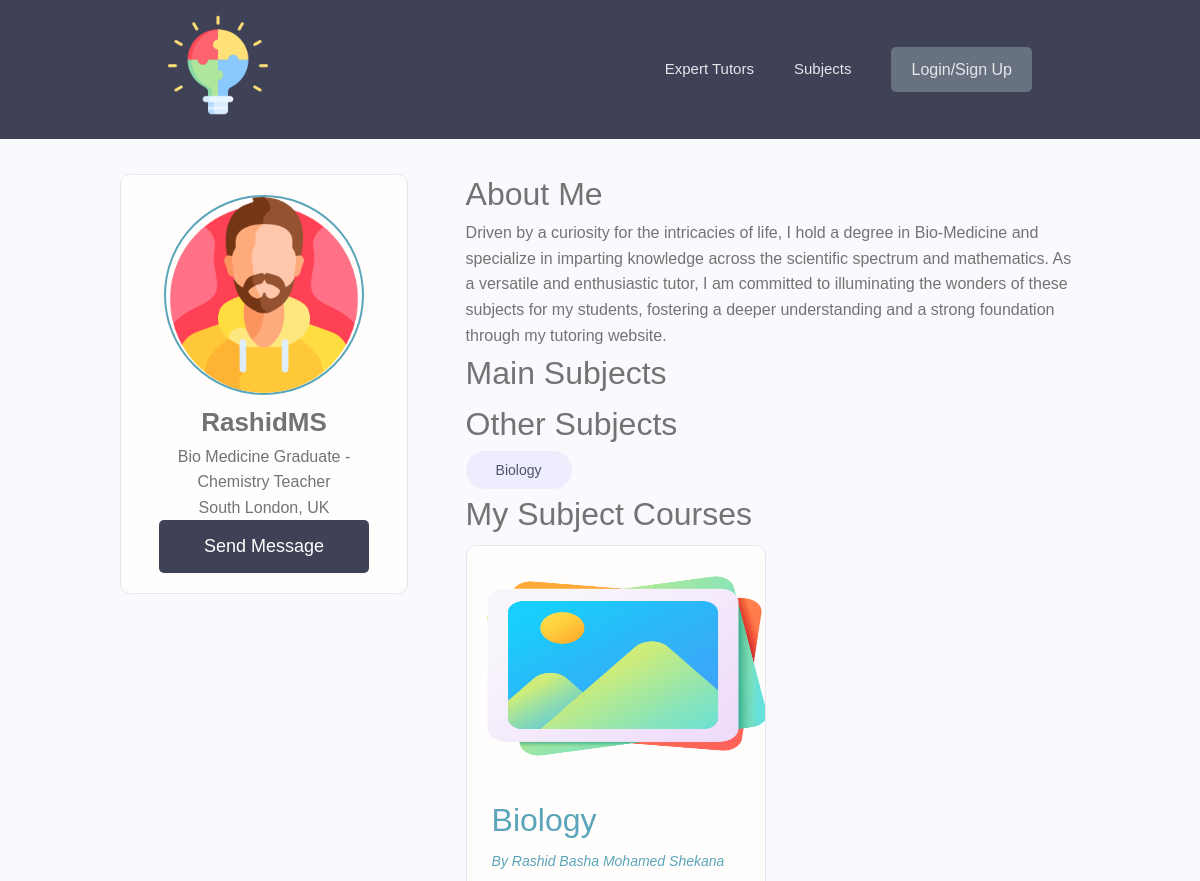
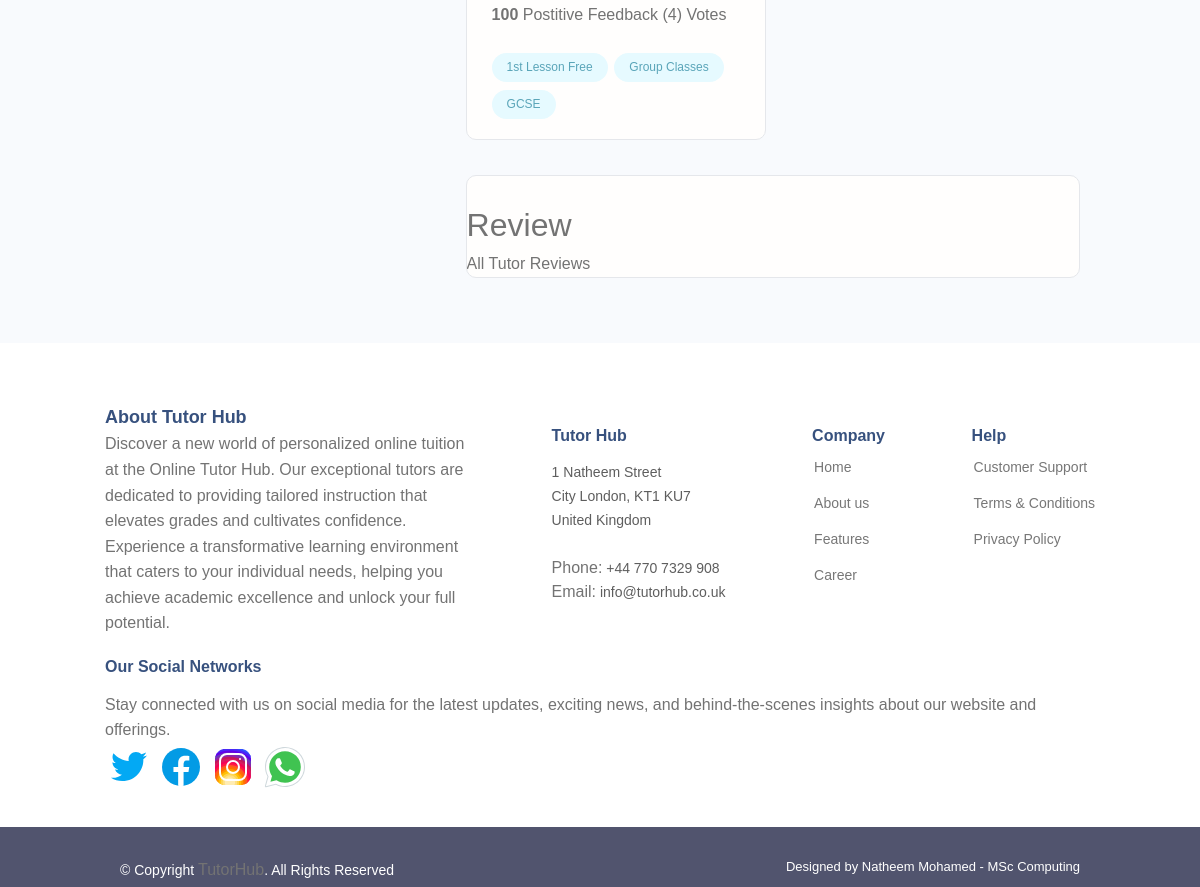
Screenshot of /tutor/1257ecf8-a76a-454a-8213-ba0571031a59/ with the database file from the repository (2 pictures, top to bottom).
### userprofile/models.py (models this page shows, shortened)
class TutorProfile(models.Model):
    user = models.OneToOneField(settings.AUTH_USER_MODEL, on_delete=models.CASCADE,
                                     null=True, blank=True)
    email = models.EmailField(max_length=500, blank=False, null=True)
    username = models.CharField(max_length=100, blank=False, null=True)
    name = models.CharField(max_length=200, blank=False, null=True)
    first_name = models.CharField(max_length=300, blank=False, null=True)
    last_name = models.CharField(max_length=300, blank=True, null=True)
    location = models.CharField(max_length=500, blank=True, null=True)
    short_intro = models.CharField(max_length=200, blank=True, null=True)
    bio = models.TextField(blank=True, null=True)
    teaching_level = models.ManyToManyField('TeachingLevel', blank=False)
    hourly_rate = models.CharField(max_length=20, blank=True, null=True)
    teaching_subjects = models.ManyToManyField('MainSubjSkill',blank=True)
    profile_image = models.ImageField(null=True, blank=True, upload_to='tutor-profile-img/',
                                      default="defaultprofileimg/default.png")
    profile_image_uploaded = models.BooleanField(default=False)
    identification = models.ImageField(upload_to='tutor-id/', default="default-image/identification.png")
    identification_uploaded = models.BooleanField(default=False)
    degree = models.ImageField(null=True, blank=True, upload_to='tutor-degree/', default="default-image/degree.png")
    degree_uploaded = models.BooleanField(default=False)
    created = models.DateTimeField(auto_now_add=True)
    id = models.UUIDField(default=uuid.uuid4,
                          unique=True, primary_key=True, editable=False)

class MainSubjSkill(models.Model):
    owner = models.ForeignKey(TutorProfile, on_delete=models.CASCADE, null=True, blank=True)
    subject_name = models.CharField(max_length=200, unique=True)
    subject_description = models.TextField(null=True, blank=True)
    created = models.DateTimeField(auto_now_add=True)
    id = models.UUIDField(default=uuid.uuid4, unique=True,
                          primary_key=True, editable=False)
    def __str__(self):
        return str(self.subject_name)

### subjects/models.py (models this page shows, shortened)
class Subject(models.Model):
    owner = models.ForeignKey(TutorProfile, null=True, blank=True, on_delete=models.SET_NULL)
    id = models.UUIDField(default=uuid.uuid4, unique=True, primary_key=True, editable=False)
    title = models.CharField(max_length=200)
    description = models.TextField(null=True, blank=True)
    subject_image = models.ImageField(null=True, blank=True, upload_to='subject-image/' ,default="default-image/default-img.png")
    tags = models.ManyToManyField('Tag', blank=True)
    vote_total = models.IntegerField(default=0, null=True, blank=True)
    vote_ratio = models.IntegerField(default=0, null=True, blank=True)
    created = models.DateTimeField(auto_now_add=True)
    class Meta:
        ordering = ['created']

class Tag(models.Model):
    name = models.CharField(max_length=200)
    created = models.DateTimeField(auto_now_add=True)
    id = models.UUIDField(default=uuid.uuid4, unique=True, primary_key=True, editable=False)
    def __str__(self):
        return self.name

### userprofile/views.py (the view)
# urls.py: path('tutor/<str:pk>/', views.tutorProfile, name="tutor-profile"),
def tutorProfile(request,pk):
    tutorObj = TutorProfile.objects.get(id=pk)
    mainSubjects = tutorObj.mainsubjskill_set.exclude(subject_description__exact="")
    otherSubjects = tutorObj.mainsubjskill_set.filter(subject_description="")
    context = {'tutorObj': tutorObj, 'mainSubjects': mainSubjects,
               'otherSubjects': otherSubjects}
    return render(request, 'userprofile/tutorprofile/single-tutor.html', context)

### userprofile/templates/userprofile/tutorprofile/single-tutor.html (shortened to what this page needs)
{% extends 'main.html' %}
{% block content %}
<main class="profile my-md">
    <div class="container">
      <div class="layout">
        <div class="column column--1of3">
          <div class="card text-center">
            <div class="card__body dev">
              <img class="avatar avatar--xl" src="{{tutorObj.profile_image.url}}" />
              <h2 class="dev__name">{{tutorObj.username}}</h2>
              <p class="dev__title">{{tutorObj.short_intro}}</p>
              <p class="dev__location">{{tutorObj.location}}</p>
              <a href="{% url 'create-message' tutorObj.id  %}" class="btn btn--sub btn--lg">Send Message </a>
            </div>
          </div>
        </div>
        <div class="column column--2of3">
          <div class="devInfo">
            <h3 class="devInfo__title">About Me</h3>
            <p class="devInfo__about">{{tutorObj.bio}}</p>
          </div>
          <div class="devInfo">
            <h3 class="devInfo__title">Main Subjects </h3>
            <div class="devInfo__skills">
              <h3 class="devInfo__subtitle">Other Subjects</h3>
              {% for mainsubjskill in otherSubjects %}
              <div class="devInfo__otherSkills">
                <span class="tag tag--pill tag--sub tag--lg">
                  <small>{{mainsubjskill}}</small>
                </span>
              </div>
              {% endfor %}
            </div>
          </div>
          <div class="devInfo">
            <h3 class="devInfo__title">My Subject Courses</h3>
            <div class="grid grid--two">
             {% for subject in tutorObj.subject_set.all %}
              <div class="column">
                <div class="card project">
                  <a href="{% url 'subject' subject.id %}" class="project">
                    <img class="project__thumbnail" src="{{subject.subject_image.url}}" alt="project thumbnail" />
                    <div class="card__body">
                      <h3 class="project__title">{{subject.title}}</h3>
                      <p><a class="project__author" href="{% url 'subject' subject.id %}">By {{subject.owner.name}}</a>
                    </p>
                      <p class="project--rating">
                        <span style="font-weight: bold;">{{subject.vote_ratio}}</span> Postitive
                        Feedback ({{subject.vote_total}}) Vote{{subject.vote_total|pluralize:"s"}}
                      </p>
                      <div class="project__tags">
                        {% for tag in subject.tags.all%}
                        <span class="tag tag--pill tag--main">
                          <small>{{tag}}</small>
                        </span>
                        {% endfor %}
                      </div>
                    </div>
                  </a>
                </div>
              </div>
              {% endfor %}
            </div>
          </div>
              <div class="review__card">
                  <h3>Review</h3>
                  <p>All Tutor Reviews</p>
              </div>
        </div>
      </div>
    </div>
  </main>
{% endblock content %}

### static/styles/main-styles.css (style rules this page uses)
* { margin: 0; padding: 0; box-sizing: border-box; text-rendering: optimizeLegibility; color: inherit; font-size: inherit; }
html { font-size: 50%; }
@media only screen and (min-width: 480px) { html { font-size: 56.25%; } }
@media only screen and (min-width: 1200px) { html { font-size: 62.5%; } }
body { line-height: 1.6; font-weight: 400; font-size: 1.5rem; color: var(--color-text); background-color: var(--color-bg); min-height: 100vh; }
.card { border-radius: 1rem; background-color: var(--color-white); border: 1.5px solid var(--color-light); width: auto; height: auto; margin-top: 0.5rem; margin-bottom: 0.5rem; overflow: hidden; }
.review__card { border-radius: 1rem; background-color: var(--color-white); border: 1.5px solid var(--color-light); width: auto; height: auto; margin-top: 0.5rem; margin-bottom: 0.5rem; overflow: hidden; }
.card__body, .card__header { padding: 2rem 2.5rem; }
.container { width: 92%; max-width: 165rem; margin: 0 auto; box-sizing: border-box; }
@media screen and (min-width: 1000px) { .container { width: 90%; } }
@media screen and (min-width: 1200px) { .container { width: 80%; } }
.text-center { text-align: center; }
.my-md { margin: 3rem auto; }
:root { --color-main: #5aa5b9; --color-main-light: #e6faff; --color-sub: #3f4156; --color-sub-light: #51546e; --color-sub-lighter: #ededfd; --color-text: #737373; --color-gray: #8b8b8b; --color-light: #e5e7eb; --color-light-gray: #767676; --color-bg: #f8fafd; --color-white: #fffefd; --color-white-light: #f3f3f3; --color-success: #359e64; --color-success-bg: #def8e8; --color-error: #fc4b0b; --color-error-bg: #fff2ee; --font-base: 'Poppins', arial, helvetica, 'Segoe UI', roboto, ubuntu, sans-serif; --font-monospace: 'Fira Code', 'Courier New', courier, monospace; --font-regular: 300; --font-medium: 500; --font-bold: 700; --generic-shadow: 1px 1px 5px #00000010; --generic-transition: all 0.3s ease-in-out; }
* { font-family: var(--font-base); }
h2 { font-size: 2.6rem; font-weight: var(--font-bold); }
h3 { font-size: 3.2rem; font-weight: var(--font-medium); }
p, span, strong { font-size: 1.6rem; color: var(--color-text); font-weight: var(--font-regular); }
a { padding-bottom: 2px; text-decoration: none; display: inline-block; color: var(--color-main); font-weight: var(--font-medium); }
.btn { display: inline-block; position: relative; cursor: pointer; background-color: var(--color-light); font-weight: var(--font-medium); color: var(--color-sub); text-decoration: none; padding: 1rem 2rem; border-radius: 0.5rem; border: none; width: -webkit-fit-content; width: -moz-fit-content; width: fit-content; height: -webkit-fit-content; height: -moz-fit-content; height: fit-content; font-size: 1.6rem; outline-width: 0; outline-color: transparent; -webkit-backface-visibility: hidden; backface-visibility: hidden; transition: all 0.3s ease-in-out; }
.btn--sub { background-color: var(--color-sub); color: var(--color-white); }
.btn--lg { font-size: 1.8rem; padding: 1.2rem 4.5rem; }
.layout { display: flex; flex-flow: row wrap; justify-content: space-between; }
.layout > .column { margin-bottom: 3rem; }
.layout > .column.column--1of3 { flex-basis: 30%; }
.layout > .column.column--2of3 { flex-basis: 64%; }
.grid { display: flex; flex-wrap: wrap; justify-content: flex-start; align-items: stretch; }
.grid > .column { min-width: 28rem; margin-bottom: 2.5rem; }
.grid--two > .column { flex-basis: 100%; }
@media screen and (min-width: 800px) { .grid--two { margin-right: -2%; } }
@media screen and (min-width: 800px) { .grid--two > .column { margin-right: 2%; } }
@media screen and (min-width: 800px) { .grid--two > .column { flex-basis: 48%; } }
.avatar { border-radius: 50%; border: 2px solid var(--color-main); object-fit: cover; }
.avatar--xl { height: 20rem; width: 20rem; }
.project__author { font-size: 1.4rem; font-style: italic; }
.project--rating { margin-bottom: 1.6em; margin-top: .5em; }

### rows the page displays
TutorProfile: profile_image (picture), username "RashidMS", short_intro "Bio Medicine Graduate - Chemistry Teacher", location "South London, UK", bio "Driven by a curiosity for the intricacies of life, I hold a degree in Bio-Medicine and specialize in imparting knowledge across the scientific spectrum and mathematics. As a versatile and enthusiastic tutor, I am committed to illuminating the wonders of these subjects for my students, fostering a deeper understanding and a strong foundation through my tutoring website."
MainSubjSkill: subject_name "Biology"
Subject: subject_image (placeholder picture), title "Biology", owner.name "Rashid Basha Mohamed Shekana", vote_ratio "100", vote_total "4"
Tag: name "1st Lesson Free"
Tag: name "Group Classes"
Tag: name "GCSE"
